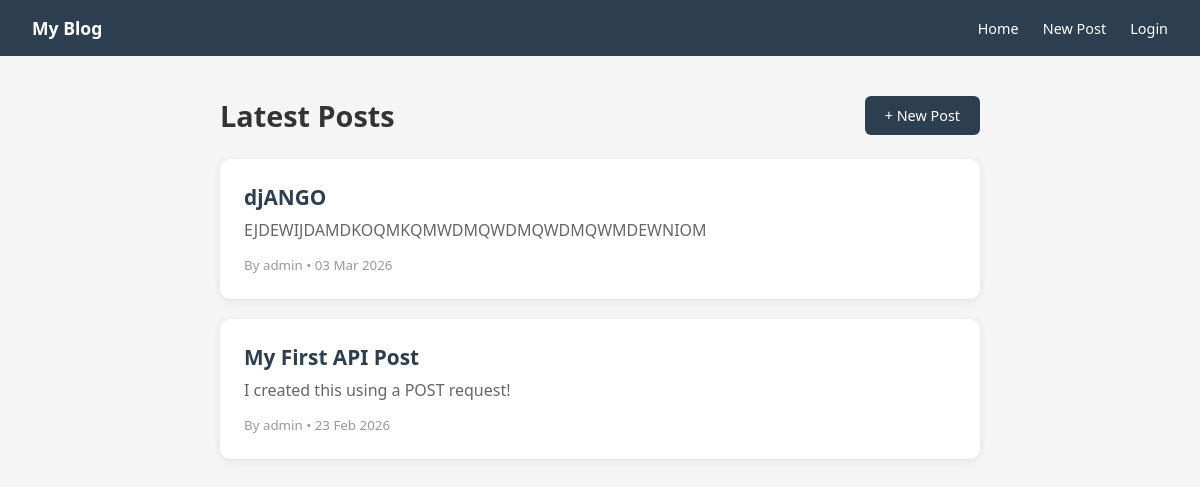
/, run on an earlier commit of the app's database.
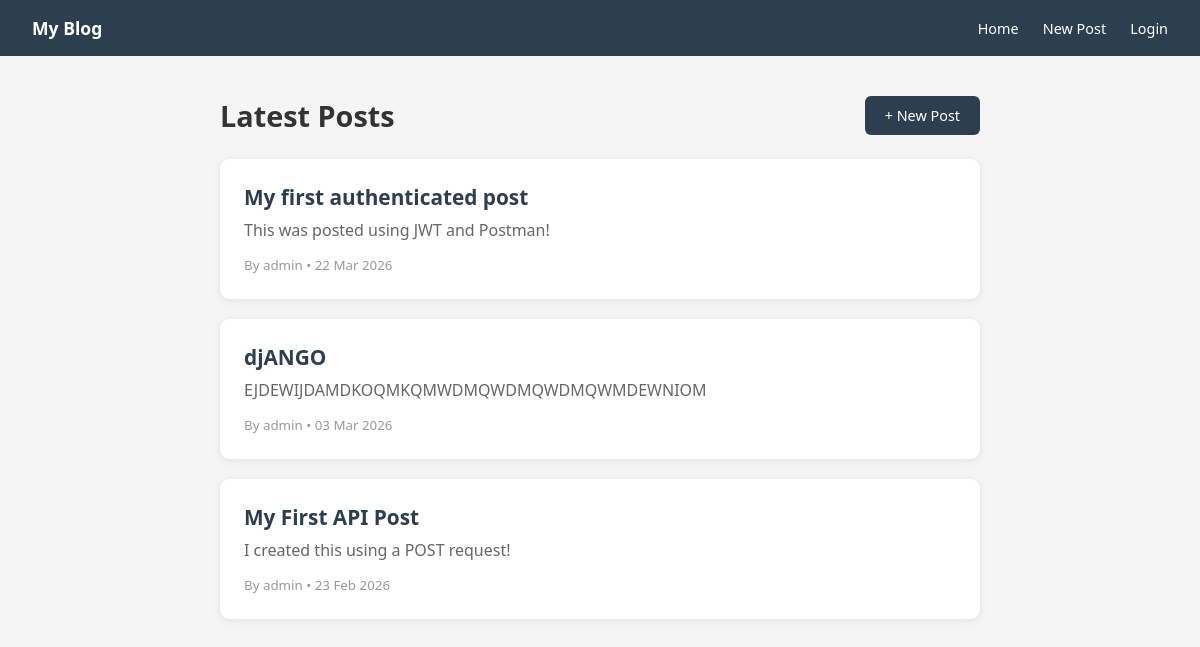
And on a later commit of the database.
### blog/models.py (models this page shows, shortened)
class Post(models.Model):
    title = models.CharField(max_length=200)
    content = models.TextField()
    created_at = models.DateTimeField(auto_now_add=True)
    owner = models.ForeignKey(User, on_delete=models.CASCADE, related_name='posts')
    image = models.ImageField(upload_to='posts/', blank=True, null=True)

### blog/views.py (the view)
# urls.py: path('', views.home, name='home'),
def home(request):
    posts = Post.objects.all().order_by('-created_at')
    return render(request, 'blog/home.html', {'posts': posts})

### blog/templates/blog/home.html (shortened to what this page needs)
{% extends 'blog/base.html' %}
{% block content %}
<div style="display:flex; justify-content:space-between; align-items:center; margin-bottom:24px;">
    <h1 style="font-size:1.8rem;">Latest Posts</h1>
    <a href="/create/" class="btn">+ New Post</a>
</div>
{% for post in posts %}
<div style="background:white; border-radius:10px; padding:24px; margin-bottom:20px; box-shadow:0 2px 8px rgba(0,0,0,0.08);">
    <h2 style="font-size:1.3rem; margin-bottom:8px;">
        <a href="/post/{{ post.id }}/" style="color:#2c3e50; text-decoration:none;">{{ post.title }}</a>
    </h2>
    <p style="color:#666; margin-bottom:12px;">{{ post.content|truncatechars:150 }}</p>
    <small style="color:#999;">By {{ post.owner }} • {{ post.created_at|date:"d M Y" }}</small>
</div>
{% empty %}
    <p style="color:#666;">No posts yet! Be the first to write one.</p>
{% endfor %}
{% endblock %}

What changed in the data, as far as the page shows it:
added Post: title "My first authenticated post", content "This was posted using JWT and Postman!", owner "admin", created_at "22 Mar 2026"
